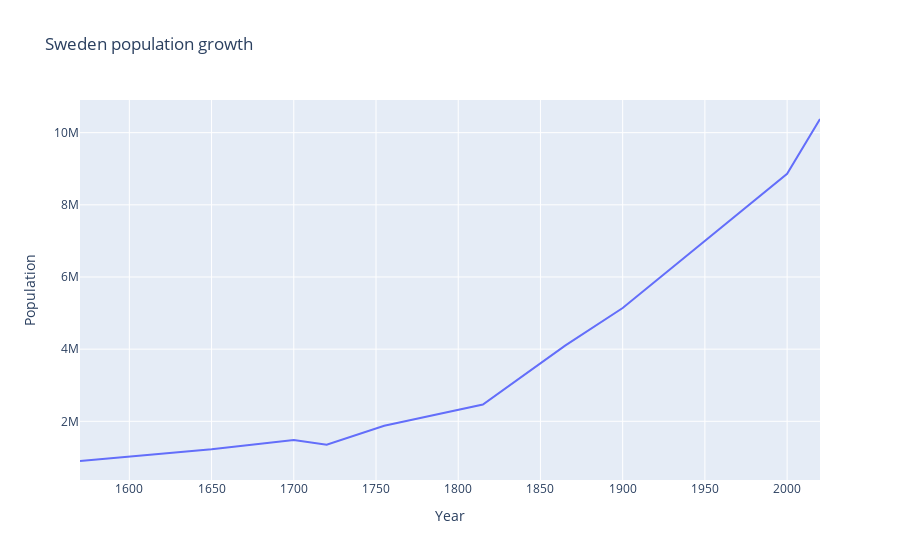

The notebook cell saved with this chart:
### Code cell
import plotly_express as px

fig = px.line(
    df_swe,
    x = "Year",
    y = "Population",
    title = "Sweden population growth"
)

fig.update_layout(hovermode = "x")
fig.show()

### Figure 1 — Plotly figure (JSON) as saved in the notebook; plotly's stock layout.template omitted (floating-point values rounded to 4 significant figures)
{"data": [{"hovertemplate": "Year=%{x}<br>Population=%{y}<extra></extra>", "legendgroup": "", "line": {"color": "#636efa", "dash": "solid"}, "marker": {"symbol": "circle"}, "mode": "lines", "name": "", "orientation": "v", "showlegend": false, "type": "scatter", "x": [1570, 1650, 1700, 1720, 1755, 1815, 1865, 1900, 2000, 2020], "xaxis": "x", "y": [900000, 1225000, 1485000, 1350000, 1878000, 2465000, 4099000, 5140000, 8861000, 10379000], "yaxis": "y"}], "layout": {"hovermode": "x", "legend": {"tracegroupgap": 0}, "title": {"text": "Sweden population growth"}, "xaxis": {"anchor": "y", "domain": [0, 1], "title": {"text": "Year"}}, "yaxis": {"anchor": "x", "domain": [0, 1], "title": {"text": "Population"}}}}
